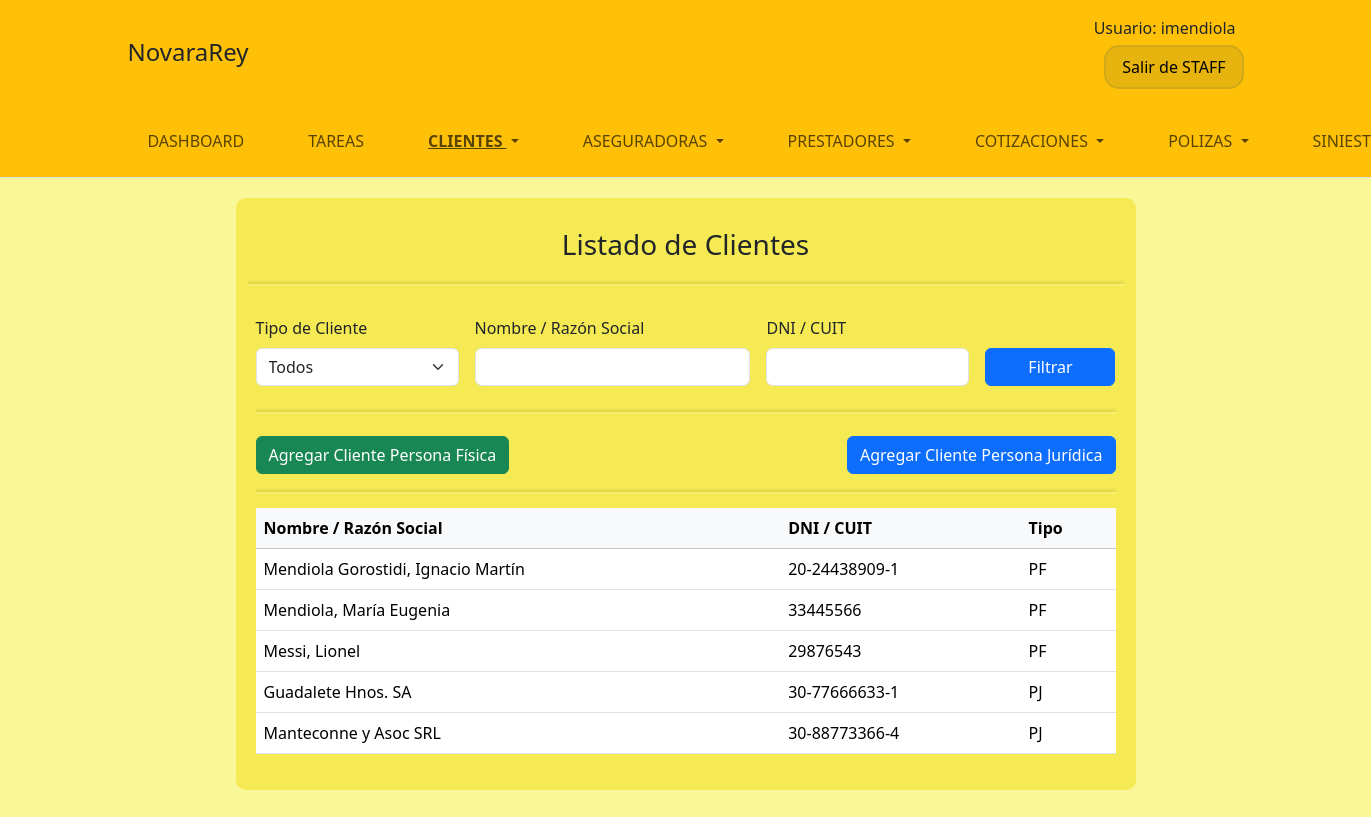
The page /staff/clientes/ (signed in) on the database its author committed.
### ClientesApp/models.py (models this page shows, shortened)
class Cliente(models.Model):
    condicion_iva = models.CharField(max_length=2, choices=CondicionIVA.choices)
    direccion = models.ForeignKey(Address, on_delete=models.SET_NULL, null=True, blank=True)
    telefonos = models.ManyToManyField(TelefonoCte, blank=True)
    emails = models.ManyToManyField(EmailCte, blank=True)
    notas = models.TextField(blank=True)
    class Meta:
        abstract = False

class ClientePersonaFisica(Cliente):
    MAX_DIAS_CUMPLE = 15
    nombre = models.CharField(max_length=100)
    apellido = models.CharField(max_length=100)
    dni = models.CharField(max_length=20)
    fecha_nacimiento = models.DateField(blank=True, null=True)

class ClientePersonaJuridica(Cliente):
    razon_social = models.CharField(max_length=100)
    cuit = models.CharField(max_length=20)

### ClientesApp/views.py (the view)
# urls.py: path('', vista_clientes, name='clientes_main'),
@login_required(login_url='/login/login/')
def vista_clientes(request):
    filtro_nombre = request.GET.get('nombre', '').strip()
    filtro_identificador = request.GET.get('identificador', '').strip()
    filtro_tipo = request.GET.get('tipo', '')
    clientes_pf = ClientePersonaFisica.objects.filter(
        Q(nombre__icontains=filtro_nombre) | Q(apellido__icontains=filtro_nombre),
        dni__icontains=filtro_identificador
    )
    print(f'cantidad de clientes PF: {clientes_pf.count()}')
    clientes_pj = ClientePersonaJuridica.objects.filter(
        razon_social__icontains=filtro_nombre,
        cuit__icontains=filtro_identificador
    )
    print(f'cantidad de clientes PJ: {clientes_pj.count()}')
    if filtro_tipo == 'PF':
        clientes = list(clientes_pf)
    elif filtro_tipo == 'PJ':
        clientes = list(clientes_pj)
    else:
        clientes = list(clientes_pf) + list(clientes_pj)
    return render(request, 'ClientesApp/clientes_main.html', {
        'filtro_tipo': filtro_tipo,
        'filtro_nombre': filtro_nombre,
        'filtro_identificador': filtro_identificador,
        'clientes': clientes
    })

### ClientesApp/templatetags/cliente_extras.py (called while the page is built)
@register.filter
def has_attr(obj, attr_name):
    return hasattr(obj, attr_name)

### ClientesApp/templates/ClientesApp/clientes_main.html (shortened to what this page needs)
{% extends "StaffApp/baseStaff.html" %}
{% load cliente_extras %}
{% block content %}
<div class="container staff-form-container">
  <h3 class="staff-form-title">Listado de Clientes</h3>
  <form method="get" class="row g-3 mb-4">
    <hr class="staff-form-hr">
    <div class="col-md-3">
      <label for="tipo" class="form-label">Tipo de Cliente</label>
      <select name="tipo" id="tipo" class="form-select">
        <option value="">Todos</option>
      </select>
    </div>
    <div class="col-md-4">
      <label for="nombre" class="form-label">Nombre / Razón Social</label>
      <input type="text" name="nombre" id="nombre" class="form-control" value="{{ filtro_nombre }}">
    </div>
    <div class="col-md-3">
      <label for="identificador" class="form-label">DNI / CUIT</label>
      <input type="text" name="identificador" id="identificador" class="form-control" value="{{ filtro_identificador }}">
    </div>
    <div class="col-md-2 d-flex align-items-end">
      <button type="submit" class="btn btn-primary w-100">Filtrar</button>
    </div>
  </form>
   <hr class="staff-form-hr">
  <div class="d-flex justify-content-between mt-4">
    <a href="{% url 'cliente_create' 'PF' %}" class="btn btn-success">Agregar Cliente Persona Física</a>
    <a href="{% url 'cliente_create' 'PJ' %}" class="btn btn-primary">Agregar Cliente Persona Jurídica</a>
  </div>
   <hr class="staff-form-hr">
  <table class="table table-hover">
    <thead class="table-light">
      <tr>
        <th>Nombre / Razón Social</th>
        <th>DNI / CUIT</th>
        <th>Tipo</th>
      </tr>
    </thead>
    <tbody>
      {% for cliente in clientes %}
        <tr ondblclick="redirigirCliente({{ cliente.id }})">
          <td>
            {% if cliente|has_attr:'clientepersonafisica' %}
              {{ cliente.clientepersonafisica.apellido }}, {{ cliente.clientepersonafisica.nombre }}
            {% elif cliente|has_attr:'clientepersonajuridica' %}
              {{ cliente.clientepersonajuridica.razon_social }}
            {% endif %}
          </td>
          <td>
            {% if cliente|has_attr:'clientepersonafisica' %}
              {{ cliente.clientepersonafisica.dni }}
            {% elif cliente|has_attr:'clientepersonajuridica' %}
              {{ cliente.clientepersonajuridica.cuit }}
            {% endif %}
          </td>
          <td>
            {% if cliente|has_attr:'clientepersonafisica' %} PF {% else %} PJ {% endif %}
          </td>
        </tr>
      {% empty %}
        <tr>
          <td colspan="3" class="text-center">No se encontraron clientes.</td>
        </tr>
      {% endfor %}
    </tbody>
  </table>
</div>
{% endblock %}

### StaffApp/templates/StaffApp/baseStaff.html (shortened to what this page needs)
<!DOCTYPE html>
<html lang="es">
<head>
    {% load static %}
    <link href="https://cdn.jsdelivr.net/npm/bootstrap@5.3.3/dist/css/bootstrap.min.css" rel="stylesheet">
    <link href="https://cdn.jsdelivr.net/npm/select2@4.1.0-rc.0/dist/css/select2.min.css" rel="stylesheet" />
    <link rel="stylesheet" href="https://cdn.jsdelivr.net/npm/bootstrap-icons@1.11.3/font/bootstrap-icons.min.css">
    <link rel="stylesheet" href="{% static 'css/styles.css' %}">
</head>
<body class="staff-body">
    <header class="container-fluid bg-warning text-dark border-bottom">
        <div class="container">
            <div class="row align-items-center py-3">
                <div class="col-6 col-md-4">
                    <h1 class="h4 m-0">NovaraRey</h1>
                </div>
                <div class="col-6 col-md-8 text-end">
                    <div id="login-area">
                        {% if user.is_authenticated %}
                            <span class="me-2">Usuario: {{ user.get_username }}</span>
                        {% endif %}
                    </div>
                    <div>
                        <a href="{% url 'home' %}" class="btn btn-salir-staff">Salir de STAFF</a>
                    </div>
                </div>
            </div>
        </div>
            <nav class="navbar navbar-expand-lg bg-warning py-lg-3" id="staffNav">
                <div class="container px-0">
                    <div class="collapse navbar-collapse" id="navbarResponsive">
                        <ul class="navbar-nav me-auto">
                            <li class="nav-item {% if request.path == '/staff/dashboard/' %}active{% endif %} px-lg-4">
                                <a class="nav-link text-uppercase text-expanded" href="{% url 'dashboard' %}">Dashboard</a>
                            </li>
                            <li class="nav-item {% if request.path == '/staff/tareas/' %}active{% endif %} px-lg-4">
                                <a class="nav-link text-uppercase text-expanded" href="{% url 'tareas_main' %}">Tareas</a>
                            </li>
                            <li class="nav-item dropdown {% if request.path == '/staff/clientes/' %}active{% endif %} px-lg-4">
                                <a class="nav-link dropdown-toggle text-uppercase text-expanded" href="#" id="clientesDropdown" role="button" data-bs-toggle="dropdown" aria-expanded="false">
                                    Clientes
                                </a>
                            </li>
                            <li class="nav-item dropdown {% if request.path == '/staff/aseguradoras/' %}active{% endif %} px-lg-4">
                                <a class="nav-link dropdown-toggle text-uppercase text-expanded" href="#" id="aseguradorasDropdown" role="button" data-bs-toggle="dropdown" aria-expanded="false">
                                    Aseguradoras
                                </a>
                            </li>
                            <li class="nav-item dropdown {% if request.path == '/staff/prestadores/' %}active{% endif %} px-lg-4">
                                <a class="nav-link dropdown-toggle text-uppercase text-expanded" href="#" id="prestadoresDropdown" role="button" data-bs-toggle="dropdown" aria-expanded="false">
                                    Prestadores
                                </a>
                            </li>
                            <li class="nav-item dropdown {% if request.path == '/staff/cotizaciones/' %}active{% endif %} px-lg-4">
                                <a class="nav-link dropdown-toggle text-uppercase text-expanded" href="#" id="cotizacionesDropdown" role="button" data-bs-toggle="dropdown" aria-expanded="false">
                                    Cotizaciones
                                </a>
                            </li>
                            <li class="nav-item dropdown {% if request.path == '/staff/emisionaes/' %}active{% endif %} px-lg-4">
                                <a class="nav-link dropdown-toggle text-uppercase text-expanded" href="#" id="emisionesDropdown" role="button" data-bs-toggle="dropdown" aria-expanded="false">
                                    Polizas
                                </a>
                            </li>
                            <li class="nav-item dropdown {% if request.path == '/staff/siniestros/' %}active{% endif %} px-lg-4">
                                <a class="nav-link dropdown-toggle text-uppercase text-expanded" href="#" id="siniestrosDropdown" role="button" data-bs-toggle="dropdown" aria-expanded="false">Siniestros</a>
                            </li>
                        </ul>
                    </div>
                </div>
            </nav>
    </header>
    <main class="container mb-5">
        {% block content %}
        {% endblock %}
    </main>
    </body>
</html>

### static/css/styles.css (style rules this page uses)
.btn-salir-staff { background-color: rgba(208, 168, 24, 0.5); border: 2px solid rgba(208, 168, 24); color: black; border-radius: 15px; padding: 8px 16px; margin-top: 5px; font-weight: 500; transition: background-color 0.3s ease; }
.staff-body { background-color: rgb(250, 247, 152); }
.staff-form-container { background-color: rgb(245, 234, 83); max-width: 900px; border-radius:10px; padding: 20px; margin-top: 20px; }
.staff-form-title { padding: 10px; text-align: center; margin-bottom: 10px; }
.staff-form-hr { border: none; height: 2px; background-color: rgb(177, 165, 33); box-shadow: 0px 2px 0px rgba(255, 255, 255, 0.7), 0px -2px 0px rgba(0, 0, 0, 0.1); }
.nav-item.active .nav-link { font-weight: bold; text-decoration: underline; }

### rows shown on the page
ClientePersonaFisica: clientepersonafisica.apellido "Mendiola Gorostidi", clientepersonafisica.nombre "Ignacio Martín", clientepersonafisica.dni "20-24438909-1", shows "PF"
ClientePersonaFisica: clientepersonafisica.apellido "Mendiola", clientepersonafisica.nombre "María Eugenia", clientepersonafisica.dni "33445566", shows "PF"
ClientePersonaFisica: clientepersonafisica.apellido "Messi", clientepersonafisica.nombre "Lionel", clientepersonafisica.dni "29876543", shows "PF"
ClientePersonaJuridica: clientepersonajuridica.razon_social "Guadalete Hnos. SA", clientepersonajuridica.cuit "30-77666633-1", shows "PJ"
ClientePersonaJuridica: clientepersonajuridica.razon_social "Manteconne y Asoc SRL", clientepersonajuridica.cuit "30-88773366-4", shows "PJ"

### other values the page prints
{{ user.get_username }} "imendiola"
